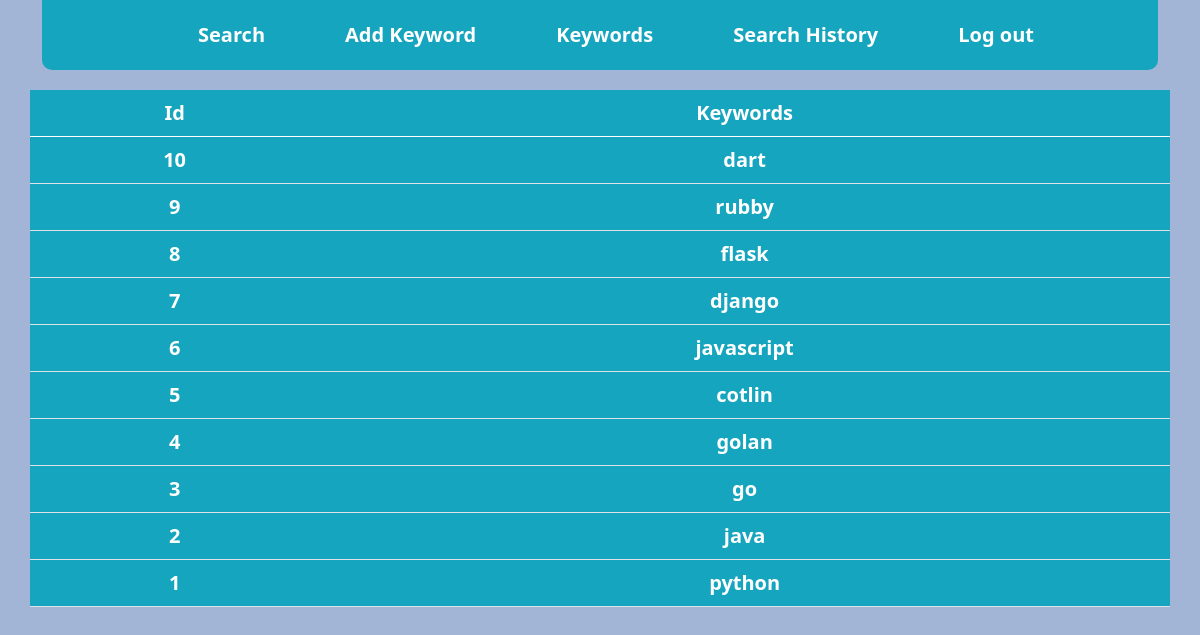
Page /keyword/list/ (signed in) on the committed database.
### app/models.py (models this page shows, shortened)
class MyKeyword(models.Model):
    fields = models.CharField(max_length=100, blank=False, unique=True)

### app/views.py (the view)
# urls.py: path('keyword/list/', AllKeywordView.as_view(), name="keywordview"),
class AllKeywordView(LoginRequiredMixin, ListView):
    model = MyKeyword
    ordering = ['-id']
    template_name = 'app/keywordslist.html'

### templates/app/keywordslist.html
{% extends 'base.html' %} {% load static %} {% block content %}
<div class="row">
    <table class="table text-center" style="width:100%;">
        <thead>
            <tr>
                <th scope="col">Id</th>
                <th scope="col">Keywords</th>
            </tr>
        </thead>
        <tbody>
            {% for object in object_list %}
            <tr>
                <td>{{object.id}}</td>
                <td>{{object.fields}}</td>
            </tr>
            {% endfor %}
        </tbody>
    </table>
</div>
</div>
{% endblock content%}

### templates/base.html (shortened to what this page needs)
<!DOCTYPE html> {% load static %}
<html lang="en">
<head>
    <link href="https://cdn.jsdelivr.net/npm/bootstrap@5.0.0-beta3/dist/css/bootstrap.min.css" rel="stylesheet">
    <link rel="stylesheet" href="{% static 'css/styles.css' %}">
</head>
<body>
    <div class="container">
        <nav>
            <ul>
                <li><a href="{% url 'KeyWordView' %}">Search</a></li>
                <li><a href="{% url 'AddKeyword'%}">Add Keyword</a></li>
                <li><a href="{% url 'keywordview'%}">Keywords</a></li>
                <li><a href="{% url 'KeywordHistory' %}">Search History</a></li>
                {% if request.user.is_authenticated%}
                <li><a href="{% url 'logout'%}">Log out</a></li>
                {% else %}
                <li><a href="{% url 'register'%}">Register</a></li>
                <li><a href="{% url 'login' %}">Login</a></li>
                {% endif %}
            </ul>
        </nav>
    </div>
    <div class="container">
        {% block content %} {% endblock %}
</body>
</html>

### static/css/styles.css (style rules this page uses)
body { background-color: rgb(163, 181, 214); }
nav { margin: 0, auto; background-color: rgb(21, 165, 190); padding: 2px 0px; color: #fff; border-bottom-left-radius: 10px; border-bottom-right-radius: 10px; }
ul { position: relative; top: 8px; left: auto; display: flex; justify-content: center; }
li { display: inline; font-weight: bold; cursor: pointer; font-size: 20px; padding: 10px 30px; }
a { text-decoration: none; padding: 10px; color: #fff; }
.table { margin-top: 20px; ; background-color: rgb(21, 165, 190); font-size: 20px; font-weight: 600; color: #fff; }

### rows in the picture
MyKeyword: id "10", fields "dart"
MyKeyword: id "9", fields "rubby"
MyKeyword: id "8", fields "flask"
MyKeyword: id "7", fields "django"
MyKeyword: id "6", fields "javascript"
MyKeyword: id "5", fields "cotlin"
MyKeyword: id "4", fields "golan"
MyKeyword: id "3", fields "go"
MyKeyword: id "2", fields "java"
MyKeyword: id "1", fields "python"
